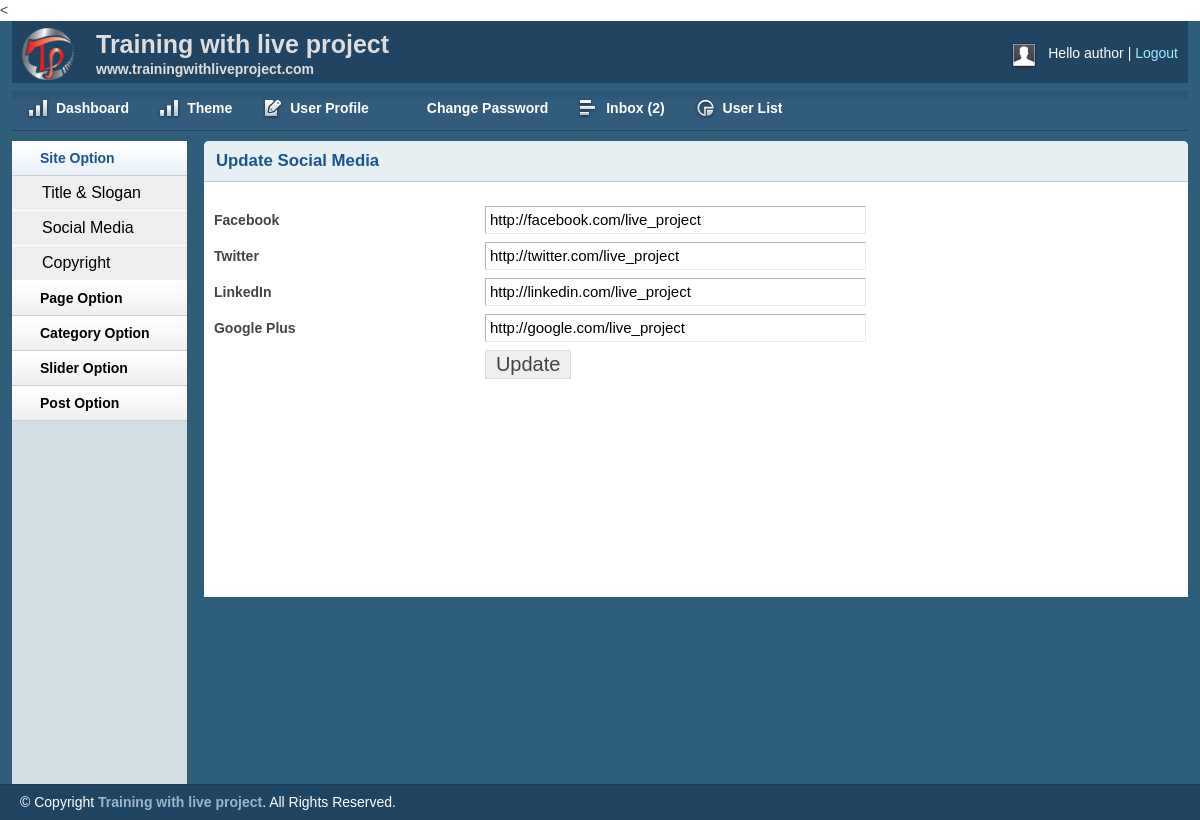
The page /admin/social.php (signed in) on the database its author committed.
### tables this page shows
CREATE TABLE `tbl_social` (
  `id` int(11) NOT NULL,
  `fb` varchar(255) NOT NULL,
  `tw` varchar(255) NOT NULL,
  `ln` varchar(255) NOT NULL,
  `gp` varchar(255) NOT NULL
);

### lib/Database.php (called while the page is built, shortened)
<?php
Class Database{
	public $host   = DB_HOST;
	public $user   = DB_USER;
	public $pass   = DB_PASS;
	public $dbname = DB_NAME;
	public $link;
	private function connectDB(){
	$this->link = new mysqli($this->host, $this->user, $this->pass, $this->dbname);
 }
	public function select($query){
		$result = $this->link->query($query) or die($this->link->error.__LINE__);
		if($result->num_rows > 0){
			return $result;
		} else {
			return false;
		}
	}
}

### admin/social.php (the view, shortened to what this page needs)
<<?php include 'inc/header.php'; ?>
<?php include 'inc/sidebar.php'; ?>
        <div class="grid_10">
            <div class="box round first grid">
                <h2>Update Social Media</h2>
                <div class="block">
<?php
	$query = "select * from tbl_social where id='1'";
	$socialmedia = $db->select($query);
	if($socialmedia){
	while($result = $socialmedia->fetch_assoc()){
?>
                 <form action="social.php" method="post">
                    <table class="form">
                        <tr>
                            <td>
                                <label>Facebook</label>
                            </td>
                            <td>
                                <input type="text" name="fb" value="<?php echo $result['fb']; ?>" class="medium" />
                            </td>
                        </tr>
						 <tr>
                            <td>
                                <label>Twitter</label>
                            </td>
                            <td>
                                <input type="text" name="tw" value="<?php echo $result['tw'];?>" class="medium" />
                            </td>
                        </tr>
						 <tr>
                            <td>
                                <label>LinkedIn</label>
                            </td>
                            <td>
                                <input type="text" name="ln" value="<?php echo $result['ln'];?>" class="medium" />
                            </td>
                        </tr>
						 <tr>
                            <td>
                                <label>Google Plus</label>
                            </td>
                            <td>
                                <input type="text" name="gp" value="<?php echo $result['gp'];?>" class="medium" />
                            </td>
                        </tr>
						 <tr>
                            <td></td>
                            <td>
                                <input type="submit" name="submit" Value="Update" />
                            </td>
                        </tr>
                    </table>
                    </form>
	<?php }} ?>
                </div>
            </div>
        </div>
       <?php include 'inc/footer.php'; ?>

### admin/css/layout.css (style rules this page uses)
body { background: #fff none repeat scroll 0 0; color: #444; font-size: 14px; padding: 0; }
h1, h2, h3, h4, h5, h6 { line-height:1.2em; margin-bottom:.3em; }
h2 { margin-top:1em; }
.box { background:#fff; margin-bottom:20px; padding:10px 10px 10px 10px; margin-left:-8px; }
.box.grid { padding-bottom:40px; }
.box.round { -moz-border-radius: 5px 5px 0px 0px; -webkit-border-radius: 5px 5px 0px 0px; border-radius: 5px 5px 0px 0px; }
.box h2 { font-size:1.2em; font-weight:bold; color:#1B548D; background:#E6F0F3; margin:-10px -10px 0 -10px; padding:10px 12px; border-bottom:1px solid #B3CBD6; -moz-border-radius: 5px 5px 0px 0px; -webkit-border-radius: 5px 5px 0px 0px; border-radius: 5px 5px 0px 0px; }
.box.first { min-height: 406px; }
.block { padding-top:20px; }
table.form { width:100%; }
table.form td { padding:4px 0px; }
table.form label { font-weight:bold; }
table.form input, table.form select { font-size: 15px; padding: 4px 4px 5px 4px; border-top: 1px solid #b3b3b3; border-left: 1px solid #b3b3b3; border-right: 1px solid #eaeaea; border-bottom: 1px solid #eaeaea; }
table.form input[type="submit"] { border: 1px solid #ddd; color: #444; cursor: pointer; font-size: 20px; padding: 2px 10px; }
input.medium { width: 55%; }
.block { padding-bottom:1px; }

### rows shown on the page
tbl_social: fb "http://facebook.com/live_project", tw "http://twitter.com/live_project", ln "http://linkedin.com/live_project", gp "http://google.com/live_project"

### other values the page prints
Session::get('username') "author"
$count "2"
